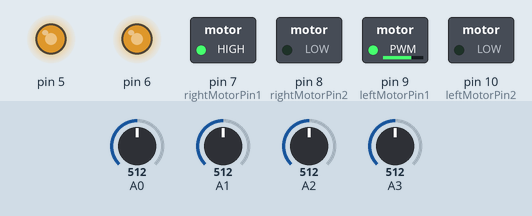
The sketch below on a simulated Arduino Uno, built with avr-gcc and run on an emulated ATmega328P. Parts: switched loads named in the sketch (green lamp = pin HIGH), output pins drawn as LEDs (lit = HIGH). The inputs (shaded band) are chosen by the test bench; at power-on: A0 = 512, A3 = 512, A1 = 512, A2 = 512.

Above: at 1.2 s.
1.3 s: A0 set to 318
2.8 s: A0 set to 282
At 3.9 s:
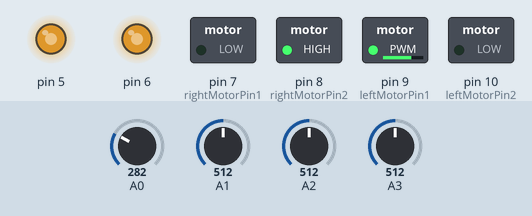
4.3 s: A3 set to 319
5.8 s: A3 set to 293
At 6.3 s:
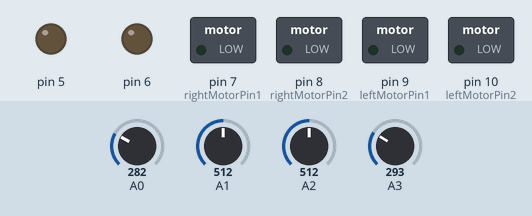
7.3 s: A0 set to 306
At 8.5 s:
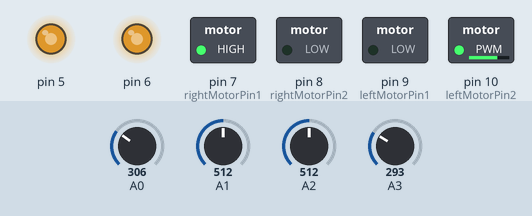
Timing chart, 0 to 9.8 s (numbered marks = the images above; inputs shaded):
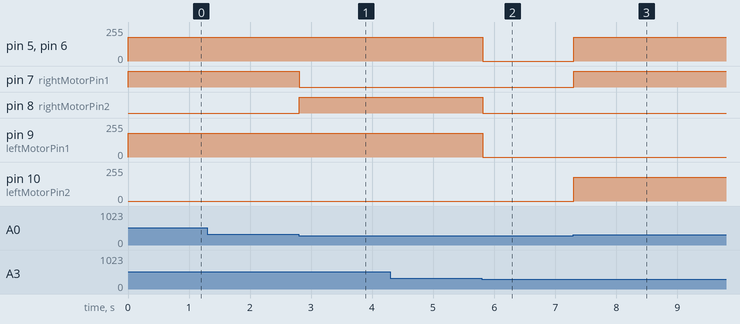

The sketch:

LineFollower.ino
```cpp
// (licence header left out)
#define LEFT_MOTOR_SPEED 180
#define RIGHT_MOTOR_SPEED 180
#define BLACK_THRESHOLD 300
#define SENSOR_COUNT 4

// Motor Pins
const int enableRightMotor = 6;
const int rightMotorPin1 = 7;
const int rightMotorPin2 = 8;

const int enableLeftMotor = 5;
const int leftMotorPin1 = 9;
const int leftMotorPin2 = 10;

class Sensor {
public:
  explicit Sensor(int analogPin) : pin(analogPin) {}

  int read() const {
    return analogRead(pin);
  }

  bool isBlack() const {
    return read() > BLACK_THRESHOLD;
  }

private:
  int pin;
};

class MotorDriver {
public:
  MotorDriver(int enPin, int pin1, int pin2)
    : enablePin(enPin), controlPin1(pin1), controlPin2(pin2) {}

  void setup() const {
    pinMode(enablePin, OUTPUT);
    pinMode(controlPin1, OUTPUT);
    pinMode(controlPin2, OUTPUT);
  }

  void setSpeed(int speed) const {
    if (speed < 0) {
      analogWrite(controlPin1, 0);
      analogWrite(controlPin2, abs(speed));
    } else if (speed > 0) {
      analogWrite(controlPin1, abs(speed));
      analogWrite(controlPin2, 0);
    } else {
      analogWrite(controlPin1, 0);
      analogWrite(controlPin2, 0);
    }
    analogWrite(enablePin, abs(speed));
  }

private:
  int enablePin;
  int controlPin1;
  int controlPin2;
};

// Instantiate Motors
MotorDriver leftMotor(enableLeftMotor, leftMotorPin1, leftMotorPin2);
MotorDriver rightMotor(enableRightMotor, rightMotorPin1, rightMotorPin2);

// Instantiate Sensors
Sensor sensors[SENSOR_COUNT] = {
  Sensor(A0), // Left Outer
  Sensor(A1), // Left Center
  Sensor(A2), // Right Center
  Sensor(A3)  // Right Outer
};

enum class RobotState {
  Forward,
  LeftTurn,
  RightTurn,
  Stop
};

RobotState currentState = RobotState::Stop;

RobotState determineState(const bool sensorStates[SENSOR_COUNT]) {
  if (sensorStates[0] && sensorStates[1] && sensorStates[2] && sensorStates[3]) {
    return RobotState::Forward;
  } else if (sensorStates[0]) {
    return RobotState::LeftTurn;
  } else if (sensorStates[3]) {
    return RobotState::RightTurn;
  } else if (!sensorStates[0] && !sensorStates[1] && !sensorStates[2] && !sensorStates[3]) {
    return RobotState::Forward;
  } else {
    return RobotState::Stop;
  }
}

// Motion Control
void rotateMotors(int leftSpeed, int rightSpeed) {
  leftMotor.setSpeed(leftSpeed);
  rightMotor.setSpeed(rightSpeed);
}

void setup() {
  Serial.begin(9600);
  TCCR0B = TCCR0B & B11111000 | B00000010; // Timer prescaler adjustment

  leftMotor.setup();
  rightMotor.setup();

  rotateMotors(0, 0); // Stop initially
}

void loop() {
  bool isBlack[SENSOR_COUNT];
  for (int i = 0; i < SENSOR_COUNT; i++) {
    isBlack[i] = sensors[i].isBlack();
  }

  currentState = determineState(isBlack);

  switch (currentState) {
    case RobotState::Forward:
      rotateMotors(LEFT_MOTOR_SPEED, RIGHT_MOTOR_SPEED);
      break;
    case RobotState::LeftTurn:
      rotateMotors(-LEFT_MOTOR_SPEED, RIGHT_MOTOR_SPEED);
      if (!isBlack[1]) delay(500);
      break;
    case RobotState::RightTurn:
      rotateMotors(LEFT_MOTOR_SPEED, -RIGHT_MOTOR_SPEED);
      if (!isBlack[2]) delay(500);
      break;
    case RobotState::Stop:
      rotateMotors(0, 0);
      break;
  }

  delay(100);
}
```

Measured:
- the behaviour switches between 301 and 300 on A0 (found by bisection; images 0 and 1)
- the behaviour switches between 301 and 300 on A3 (found by bisection; images 1 and 2)
- after the input at 1.3 s, every drawn part: stays the same
- after the input at 2.8 s, pin 7 (rightMotorPin1): HIGH → LOW at once; pin 8 (rightMotorPin2): LOW → HIGH at once
- after the input at 4.3 s, every drawn part: stays the same
- after the input at 5.8 s, pin 5, pin 6, pin 9 (leftMotorPin1): 180/255 → 0/255 at once; pin 8 (rightMotorPin2): HIGH → LOW at once
- after the input at 7.3 s, pin 5, pin 6, pin 10 (leftMotorPin2): 0/255 → 180/255 at once; pin 7 (rightMotorPin1): LOW → HIGH at once
